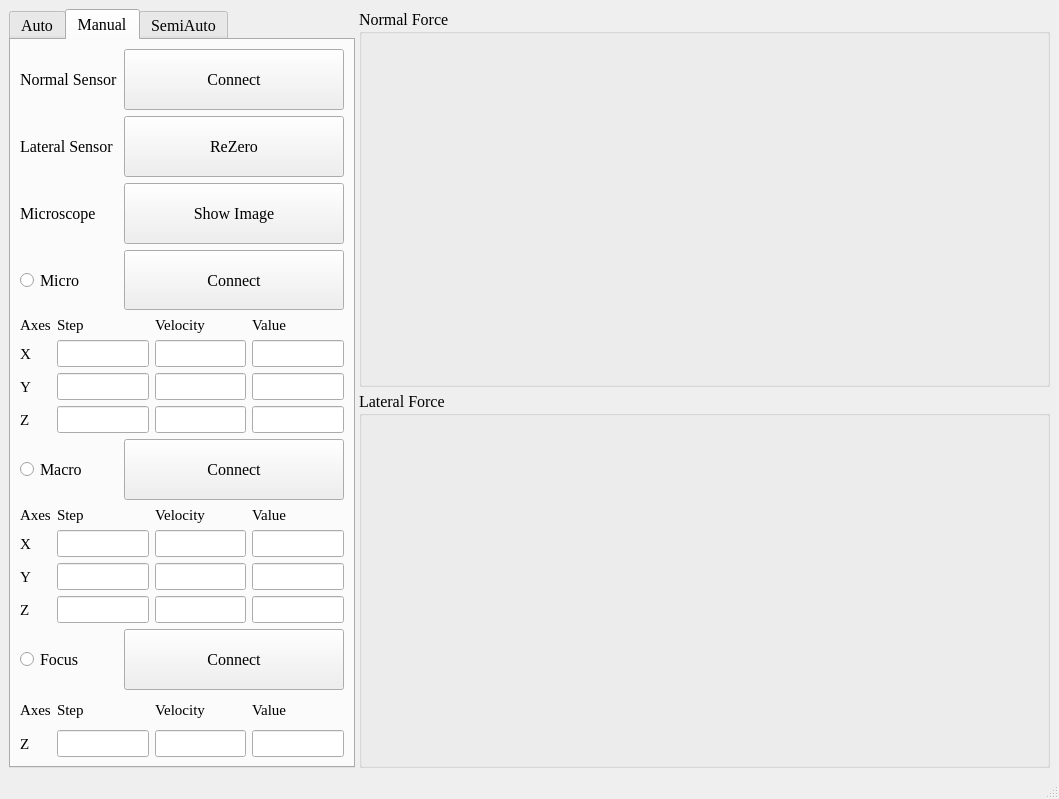
<?xml version="1.0" encoding="UTF-8"?>
<ui version="4.0">
 <class>AutoTest</class>
 <widget class="QMainWindow" name="AutoTest">
  <property name="geometry">
   <rect>
    <x>0</x>
    <y>0</y>
    <width>1059</width>
    <height>799</height>
   </rect>
  </property>
  <property name="sizePolicy">
   <sizepolicy hsizetype="Expanding" vsizetype="Expanding">
    <horstretch>0</horstretch>
    <verstretch>0</verstretch>
   </sizepolicy>
  </property>
  <property name="windowTitle">
   <string>MainWindow</string>
  </property>
  <widget class="QWidget" name="centralwidget">
   <layout class="QGridLayout" name="gridLayout" rowstretch="2,2" columnstretch="1,2">
    <property name="spacing">
     <number>4</number>
    </property>
    <item row="1" column="1">
     <widget class="QGroupBox" name="groupBox_2">
      <property name="sizePolicy">
       <sizepolicy hsizetype="Expanding" vsizetype="Expanding">
        <horstretch>0</horstretch>
        <verstretch>0</verstretch>
       </sizepolicy>
      </property>
      <property name="font">
       <font>
        <family>Times New Roman</family>
        <pointsize>12</pointsize>
       </font>
      </property>
      <property name="title">
       <string>Lateral Force</string>
      </property>
     </widget>
    </item>
    <item row="0" column="1">
     <widget class="QGroupBox" name="groupBox">
      <property name="sizePolicy">
       <sizepolicy hsizetype="Expanding" vsizetype="Expanding">
        <horstretch>0</horstretch>
        <verstretch>0</verstretch>
       </sizepolicy>
      </property>
      <property name="font">
       <font>
        <family>Times New Roman</family>
        <pointsize>12</pointsize>
       </font>
      </property>
      <property name="title">
       <string>Normal Force</string>
      </property>
     </widget>
    </item>
    <item row="0" column="0" rowspan="2">
     <widget class="QTabWidget" name="tabWidget">
      <property name="font">
       <font>
        <family>Times New Roman</family>
        <pointsize>12</pointsize>
       </font>
      </property>
      <property name="currentIndex">
       <number>1</number>
      </property>
      <widget class="QWidget" name="Auto">
       <property name="font">
        <font>
         <family>Arial</family>
         <pointsize>12</pointsize>
        </font>
       </property>
       <attribute name="title">
        <string>Auto</string>
       </attribute>
      </widget>
      <widget class="QWidget" name="Manual">
       <property name="font">
        <font>
         <family>Arial</family>
         <pointsize>12</pointsize>
        </font>
       </property>
       <attribute name="title">
        <string>Manual</string>
       </attribute>
       <layout class="QFormLayout" name="formLayout">
        <item row="0" column="0">
         <widget class="QLabel" name="label">
          <property name="sizePolicy">
           <sizepolicy hsizetype="Expanding" vsizetype="Expanding">
            <horstretch>0</horstretch>
            <verstretch>0</verstretch>
           </sizepolicy>
          </property>
          <property name="font">
           <font>
            <family>Times New Roman</family>
            <pointsize>12</pointsize>
           </font>
          </property>
          <property name="text">
           <string>Normal Sensor</string>
          </property>
         </widget>
        </item>
        <item row="0" column="1">
         <widget class="QPushButton" name="ConnectNorm">
          <property name="sizePolicy">
           <sizepolicy hsizetype="Expanding" vsizetype="Expanding">
            <horstretch>0</horstretch>
            <verstretch>0</verstretch>
           </sizepolicy>
          </property>
          <property name="font">
           <font>
            <family>Times New Roman</family>
            <pointsize>12</pointsize>
           </font>
          </property>
          <property name="text">
           <string>Connect</string>
          </property>
         </widget>
        </item>
        <item row="1" column="0">
         <widget class="QLabel" name="label_2">
          <property name="sizePolicy">
           <sizepolicy hsizetype="Expanding" vsizetype="Expanding">
            <horstretch>0</horstretch>
            <verstretch>0</verstretch>
           </sizepolicy>
          </property>
          <property name="font">
           <font>
            <family>Times New Roman</family>
            <pointsize>12</pointsize>
           </font>
          </property>
          <property name="text">
           <string>Lateral Sensor</string>
          </property>
         </widget>
        </item>
        <item row="1" column="1">
         <widget class="QPushButton" name="ConnectLater">
          <property name="sizePolicy">
           <sizepolicy hsizetype="Expanding" vsizetype="Expanding">
            <horstretch>0</horstretch>
            <verstretch>0</verstretch>
           </sizepolicy>
          </property>
          <property name="font">
           <font>
            <family>Times New Roman</family>
            <pointsize>12</pointsize>
           </font>
          </property>
          <property name="text">
           <string>ReZero</string>
          </property>
         </widget>
        </item>
        <item row="2" column="0">
         <widget class="QLabel" name="label_21">
          <property name="sizePolicy">
           <sizepolicy hsizetype="Expanding" vsizetype="Expanding">
            <horstretch>0</horstretch>
            <verstretch>0</verstretch>
           </sizepolicy>
          </property>
          <property name="font">
           <font>
            <family>Times New Roman</family>
            <pointsize>12</pointsize>
           </font>
          </property>
          <property name="text">
           <string>Microscope</string>
          </property>
         </widget>
        </item>
        <item row="2" column="1">
         <widget class="QPushButton" name="ShowImage">
          <property name="sizePolicy">
           <sizepolicy hsizetype="Expanding" vsizetype="Expanding">
            <horstretch>0</horstretch>
            <verstretch>0</verstretch>
           </sizepolicy>
          </property>
          <property name="font">
           <font>
            <family>Times New Roman</family>
            <pointsize>12</pointsize>
           </font>
          </property>
          <property name="text">
           <string>Show Image</string>
          </property>
         </widget>
        </item>
        <item row="3" column="0">
         <widget class="QRadioButton" name="SelectMicro">
          <property name="sizePolicy">
           <sizepolicy hsizetype="Expanding" vsizetype="Expanding">
            <horstretch>0</horstretch>
            <verstretch>0</verstretch>
           </sizepolicy>
          </property>
          <property name="font">
           <font>
            <family>Times New Roman</family>
            <pointsize>12</pointsize>
           </font>
          </property>
          <property name="text">
           <string>Micro</string>
          </property>
         </widget>
        </item>
        <item row="3" column="1">
         <widget class="QPushButton" name="ConnectMicro">
          <property name="sizePolicy">
           <sizepolicy hsizetype="Expanding" vsizetype="Expanding">
            <horstretch>0</horstretch>
            <verstretch>0</verstretch>
           </sizepolicy>
          </property>
          <property name="font">
           <font>
            <family>Times New Roman</family>
            <pointsize>12</pointsize>
           </font>
          </property>
          <property name="text">
           <string>Connect</string>
          </property>
         </widget>
        </item>
        <item row="4" column="0" colspan="2">
         <layout class="QGridLayout" name="gridLayout_2">
          <item row="0" column="2">
           <widget class="QLabel" name="label_4">
            <property name="sizePolicy">
             <sizepolicy hsizetype="Expanding" vsizetype="Expanding">
              <horstretch>0</horstretch>
              <verstretch>0</verstretch>
             </sizepolicy>
            </property>
            <property name="font">
             <font>
              <family>Times New Roman</family>
              <pointsize>11</pointsize>
             </font>
            </property>
            <property name="text">
             <string>Step</string>
            </property>
           </widget>
          </item>
          <item row="1" column="0">
           <widget class="QLabel" name="label_7">
            <property name="sizePolicy">
             <sizepolicy hsizetype="Expanding" vsizetype="Expanding">
              <horstretch>0</horstretch>
              <verstretch>0</verstretch>
             </sizepolicy>
            </property>
            <property name="font">
             <font>
              <family>Times New Roman</family>
              <pointsize>11</pointsize>
             </font>
            </property>
            <property name="text">
             <string>X</string>
            </property>
           </widget>
          </item>
          <item row="2" column="4">
           <widget class="QLineEdit" name="ValueMicroY">
            <property name="sizePolicy">
             <sizepolicy hsizetype="Expanding" vsizetype="Expanding">
              <horstretch>0</horstretch>
              <verstretch>0</verstretch>
             </sizepolicy>
            </property>
           </widget>
          </item>
          <item row="0" column="0">
           <widget class="QLabel" name="label_3">
            <property name="sizePolicy">
             <sizepolicy hsizetype="Expanding" vsizetype="Expanding">
              <horstretch>0</horstretch>
              <verstretch>0</verstretch>
             </sizepolicy>
            </property>
            <property name="font">
             <font>
              <family>Times New Roman</family>
              <pointsize>11</pointsize>
             </font>
            </property>
            <property name="text">
             <string>Axes</string>
            </property>
           </widget>
          </item>
          <item row="2" column="0">
           <widget class="QLabel" name="label_8">
            <property name="sizePolicy">
             <sizepolicy hsizetype="Expanding" vsizetype="Expanding">
              <horstretch>0</horstretch>
              <verstretch>0</verstretch>
             </sizepolicy>
            </property>
            <property name="font">
             <font>
              <family>Times New Roman</family>
              <pointsize>11</pointsize>
             </font>
            </property>
            <property name="text">
             <string>Y</string>
            </property>
           </widget>
          </item>
          <item row="3" column="4">
           <widget class="QLineEdit" name="ValueMicroZ">
            <property name="sizePolicy">
             <sizepolicy hsizetype="Expanding" vsizetype="Expanding">
              <horstretch>0</horstretch>
              <verstretch>0</verstretch>
             </sizepolicy>
            </property>
           </widget>
          </item>
          <item row="1" column="2">
           <widget class="QLineEdit" name="StepMicroX">
            <property name="sizePolicy">
             <sizepolicy hsizetype="Expanding" vsizetype="Expanding">
              <horstretch>0</horstretch>
              <verstretch>0</verstretch>
             </sizepolicy>
            </property>
           </widget>
          </item>
          <item row="3" column="0">
           <widget class="QLabel" name="label_9">
            <property name="sizePolicy">
             <sizepolicy hsizetype="Expanding" vsizetype="Expanding">
              <horstretch>0</horstretch>
              <verstretch>0</verstretch>
             </sizepolicy>
            </property>
            <property name="font">
             <font>
              <family>Times New Roman</family>
              <pointsize>11</pointsize>
             </font>
            </property>
            <property name="text">
             <string>Z</string>
            </property>
           </widget>
          </item>
          <item row="0" column="4">
           <widget class="QLabel" name="label_6">
            <property name="sizePolicy">
             <sizepolicy hsizetype="Expanding" vsizetype="Expanding">
              <horstretch>0</horstretch>
              <verstretch>0</verstretch>
             </sizepolicy>
            </property>
            <property name="font">
             <font>
              <family>Times New Roman</family>
              <pointsize>11</pointsize>
             </font>
            </property>
            <property name="text">
             <string>Value</string>
            </property>
           </widget>
          </item>
          <item row="1" column="3">
           <widget class="QLineEdit" name="VelMicroX">
            <property name="sizePolicy">
             <sizepolicy hsizetype="Expanding" vsizetype="Expanding">
              <horstretch>0</horstretch>
              <verstretch>0</verstretch>
             </sizepolicy>
            </property>
           </widget>
          </item>
          <item row="0" column="3">
           <widget class="QLabel" name="label_5">
            <property name="sizePolicy">
             <sizepolicy hsizetype="Expanding" vsizetype="Expanding">
              <horstretch>0</horstretch>
              <verstretch>0</verstretch>
             </sizepolicy>
            </property>
            <property name="font">
             <font>
              <family>Times New Roman</family>
              <pointsize>11</pointsize>
             </font>
            </property>
            <property name="text">
             <string>Velocity</string>
            </property>
           </widget>
          </item>
          <item row="1" column="4">
           <widget class="QLineEdit" name="ValueMicroX">
            <property name="sizePolicy">
             <sizepolicy hsizetype="Expanding" vsizetype="Expanding">
              <horstretch>0</horstretch>
              <verstretch>0</verstretch>
             </sizepolicy>
            </property>
           </widget>
          </item>
          <item row="2" column="2">
           <widget class="QLineEdit" name="StepMicroY">
            <property name="sizePolicy">
             <sizepolicy hsizetype="Expanding" vsizetype="Expanding">
              <horstretch>0</horstretch>
              <verstretch>0</verstretch>
             </sizepolicy>
            </property>
           </widget>
          </item>
          <item row="2" column="3">
           <widget class="QLineEdit" name="VelMicroY">
            <property name="sizePolicy">
             <sizepolicy hsizetype="Expanding" vsizetype="Expanding">
              <horstretch>0</horstretch>
              <verstretch>0</verstretch>
             </sizepolicy>
            </property>
           </widget>
          </item>
          <item row="3" column="3">
           <widget class="QLineEdit" name="VelMicroZ">
            <property name="sizePolicy">
             <sizepolicy hsizetype="Expanding" vsizetype="Expanding">
              <horstretch>0</horstretch>
              <verstretch>0</verstretch>
             </sizepolicy>
            </property>
           </widget>
          </item>
          <item row="3" column="2">
           <widget class="QLineEdit" name="StepMicroZ">
            <property name="sizePolicy">
             <sizepolicy hsizetype="Expanding" vsizetype="Expanding">
              <horstretch>0</horstretch>
              <verstretch>0</verstretch>
             </sizepolicy>
            </property>
           </widget>
          </item>
         </layout>
        </item>
        <item row="5" column="0">
         <widget class="QRadioButton" name="SelectMacro">
          <property name="sizePolicy">
           <sizepolicy hsizetype="Expanding" vsizetype="Expanding">
            <horstretch>0</horstretch>
            <verstretch>0</verstretch>
           </sizepolicy>
          </property>
          <property name="font">
           <font>
            <family>Times New Roman</family>
            <pointsize>12</pointsize>
           </font>
          </property>
          <property name="text">
           <string>Macro</string>
          </property>
         </widget>
        </item>
        <item row="5" column="1">
         <widget class="QPushButton" name="ConnectMacro">
          <property name="sizePolicy">
           <sizepolicy hsizetype="Expanding" vsizetype="Expanding">
            <horstretch>0</horstretch>
            <verstretch>0</verstretch>
           </sizepolicy>
          </property>
          <property name="font">
           <font>
            <family>Times New Roman</family>
            <pointsize>12</pointsize>
           </font>
          </property>
          <property name="text">
           <string>Connect</string>
          </property>
         </widget>
        </item>
        <item row="6" column="0" colspan="2">
         <layout class="QGridLayout" name="gridLayout_3" columnstretch="1,0,0,0">
          <item row="1" column="2">
           <widget class="QLineEdit" name="VelMacroX">
            <property name="sizePolicy">
             <sizepolicy hsizetype="Expanding" vsizetype="Expanding">
              <horstretch>0</horstretch>
              <verstretch>0</verstretch>
             </sizepolicy>
            </property>
           </widget>
          </item>
          <item row="1" column="1">
           <widget class="QLineEdit" name="StepMacroX">
            <property name="sizePolicy">
             <sizepolicy hsizetype="Expanding" vsizetype="Expanding">
              <horstretch>0</horstretch>
              <verstretch>0</verstretch>
             </sizepolicy>
            </property>
           </widget>
          </item>
          <item row="0" column="0">
           <widget class="QLabel" name="label_11">
            <property name="sizePolicy">
             <sizepolicy hsizetype="Expanding" vsizetype="Expanding">
              <horstretch>0</horstretch>
              <verstretch>0</verstretch>
             </sizepolicy>
            </property>
            <property name="font">
             <font>
              <family>Times New Roman</family>
              <pointsize>11</pointsize>
             </font>
            </property>
            <property name="text">
             <string>Axes</string>
            </property>
           </widget>
          </item>
          <item row="2" column="0">
           <widget class="QLabel" name="label_14">
            <property name="sizePolicy">
             <sizepolicy hsizetype="Expanding" vsizetype="Expanding">
              <horstretch>0</horstretch>
              <verstretch>0</verstretch>
             </sizepolicy>
            </property>
            <property name="font">
             <font>
              <family>Times New Roman</family>
              <pointsize>11</pointsize>
             </font>
            </property>
            <property name="text">
             <string>Y</string>
            </property>
           </widget>
          </item>
          <item row="0" column="2">
           <widget class="QLabel" name="label_10">
            <property name="sizePolicy">
             <sizepolicy hsizetype="Expanding" vsizetype="Expanding">
              <horstretch>0</horstretch>
              <verstretch>0</verstretch>
             </sizepolicy>
            </property>
            <property name="font">
             <font>
              <family>Times New Roman</family>
              <pointsize>11</pointsize>
             </font>
            </property>
            <property name="text">
             <string>Velocity</string>
            </property>
           </widget>
          </item>
          <item row="0" column="3">
           <widget class="QLabel" name="label_13">
            <property name="sizePolicy">
             <sizepolicy hsizetype="Expanding" vsizetype="Expanding">
              <horstretch>0</horstretch>
              <verstretch>0</verstretch>
             </sizepolicy>
            </property>
            <property name="font">
             <font>
              <family>Times New Roman</family>
              <pointsize>11</pointsize>
             </font>
            </property>
            <property name="text">
             <string>Value</string>
            </property>
           </widget>
          </item>
          <item row="3" column="0">
           <widget class="QLabel" name="label_16">
            <property name="sizePolicy">
             <sizepolicy hsizetype="Expanding" vsizetype="Expanding">
              <horstretch>0</horstretch>
              <verstretch>0</verstretch>
             </sizepolicy>
            </property>
            <property name="font">
             <font>
              <family>Times New Roman</family>
              <pointsize>11</pointsize>
             </font>
            </property>
            <property name="text">
             <string>Z</string>
            </property>
           </widget>
          </item>
          <item row="1" column="0">
           <widget class="QLabel" name="label_12">
            <property name="sizePolicy">
             <sizepolicy hsizetype="Expanding" vsizetype="Expanding">
              <horstretch>0</horstretch>
              <verstretch>0</verstretch>
             </sizepolicy>
            </property>
            <property name="font">
             <font>
              <family>Times New Roman</family>
              <pointsize>11</pointsize>
             </font>
            </property>
            <property name="text">
             <string>X</string>
            </property>
           </widget>
          </item>
          <item row="0" column="1">
           <widget class="QLabel" name="label_15">
            <property name="sizePolicy">
             <sizepolicy hsizetype="Expanding" vsizetype="Expanding">
              <horstretch>0</horstretch>
              <verstretch>0</verstretch>
             </sizepolicy>
            </property>
            <property name="font">
             <font>
              <family>Times New Roman</family>
              <pointsize>11</pointsize>
             </font>
            </property>
            <property name="text">
             <string>Step</string>
            </property>
           </widget>
          </item>
          <item row="1" column="3">
           <widget class="QLineEdit" name="ValueMacroX">
            <property name="sizePolicy">
             <sizepolicy hsizetype="Expanding" vsizetype="Expanding">
              <horstretch>0</horstretch>
              <verstretch>0</verstretch>
             </sizepolicy>
            </property>
           </widget>
          </item>
          <item row="2" column="1">
           <widget class="QLineEdit" name="StepMacroY">
            <property name="sizePolicy">
             <sizepolicy hsizetype="Expanding" vsizetype="Expanding">
              <horstretch>0</horstretch>
              <verstretch>0</verstretch>
             </sizepolicy>
            </property>
           </widget>
          </item>
          <item row="2" column="2">
           <widget class="QLineEdit" name="VelMacroY">
            <property name="sizePolicy">
             <sizepolicy hsizetype="Expanding" vsizetype="Expanding">
              <horstretch>0</horstretch>
              <verstretch>0</verstretch>
             </sizepolicy>
            </property>
           </widget>
          </item>
          <item row="2" column="3">
           <widget class="QLineEdit" name="ValueMacroY">
            <property name="sizePolicy">
             <sizepolicy hsizetype="Expanding" vsizetype="Expanding">
              <horstretch>0</horstretch>
              <verstretch>0</verstretch>
             </sizepolicy>
            </property>
           </widget>
          </item>
          <item row="3" column="1">
           <widget class="QLineEdit" name="StepMacroZ">
            <property name="sizePolicy">
             <sizepolicy hsizetype="Expanding" vsizetype="Expanding">
              <horstretch>0</horstretch>
              <verstretch>0</verstretch>
             </sizepolicy>
            </property>
           </widget>
          </item>
          <item row="3" column="2">
           <widget class="QLineEdit" name="VelMacroZ">
            <property name="sizePolicy">
             <sizepolicy hsizetype="Expanding" vsizetype="Expanding">
              <horstretch>0</horstretch>
              <verstretch>0</verstretch>
             </sizepolicy>
            </property>
           </widget>
          </item>
          <item row="3" column="3">
           <widget class="QLineEdit" name="ValueMacroZ">
            <property name="sizePolicy">
             <sizepolicy hsizetype="Expanding" vsizetype="Expanding">
              <horstretch>0</horstretch>
              <verstretch>0</verstretch>
             </sizepolicy>
            </property>
           </widget>
          </item>
         </layout>
        </item>
        <item row="7" column="0">
         <widget class="QRadioButton" name="SelectFocus">
          <property name="sizePolicy">
           <sizepolicy hsizetype="Expanding" vsizetype="Expanding">
            <horstretch>0</horstretch>
            <verstretch>0</verstretch>
           </sizepolicy>
          </property>
          <property name="font">
           <font>
            <family>Times New Roman</family>
            <pointsize>12</pointsize>
           </font>
          </property>
          <property name="text">
           <string>Focus</string>
          </property>
         </widget>
        </item>
        <item row="7" column="1">
         <widget class="QPushButton" name="ConnectFocus">
          <property name="sizePolicy">
           <sizepolicy hsizetype="Ignored" vsizetype="Expanding">
            <horstretch>0</horstretch>
            <verstretch>0</verstretch>
           </sizepolicy>
          </property>
          <property name="font">
           <font>
            <family>Times New Roman</family>
            <pointsize>12</pointsize>
           </font>
          </property>
          <property name="text">
           <string>Connect</string>
          </property>
         </widget>
        </item>
        <item row="8" column="0" colspan="2">
         <layout class="QGridLayout" name="gridLayout_4" columnstretch="1,0,0,0">
          <item row="0" column="1">
           <widget class="QLabel" name="label_22">
            <property name="sizePolicy">
             <sizepolicy hsizetype="Expanding" vsizetype="Expanding">
              <horstretch>0</horstretch>
              <verstretch>0</verstretch>
             </sizepolicy>
            </property>
            <property name="font">
             <font>
              <family>Times New Roman</family>
              <pointsize>11</pointsize>
             </font>
            </property>
            <property name="text">
             <string>Step</string>
            </property>
           </widget>
          </item>
          <item row="0" column="2">
           <widget class="QLabel" name="label_17">
            <property name="sizePolicy">
             <sizepolicy hsizetype="Expanding" vsizetype="Expanding">
              <horstretch>0</horstretch>
              <verstretch>0</verstretch>
             </sizepolicy>
            </property>
            <property name="font">
             <font>
              <family>Times New Roman</family>
              <pointsize>11</pointsize>
             </font>
            </property>
            <property name="text">
             <string>Velocity</string>
            </property>
           </widget>
          </item>
          <item row="1" column="0">
           <widget class="QLabel" name="label_19">
            <property name="sizePolicy">
             <sizepolicy hsizetype="Expanding" vsizetype="Expanding">
              <horstretch>0</horstretch>
              <verstretch>0</verstretch>
             </sizepolicy>
            </property>
            <property name="font">
             <font>
              <family>Times New Roman</family>
              <pointsize>11</pointsize>
             </font>
            </property>
            <property name="text">
             <string>Z</string>
            </property>
           </widget>
          </item>
          <item row="0" column="3">
           <widget class="QLabel" name="label_20">
            <property name="sizePolicy">
             <sizepolicy hsizetype="Expanding" vsizetype="Expanding">
              <horstretch>0</horstretch>
              <verstretch>0</verstretch>
             </sizepolicy>
            </property>
            <property name="font">
             <font>
              <family>Times New Roman</family>
              <pointsize>11</pointsize>
             </font>
            </property>
            <property name="text">
             <string>Value</string>
            </property>
           </widget>
          </item>
          <item row="0" column="0">
           <widget class="QLabel" name="label_18">
            <property name="sizePolicy">
             <sizepolicy hsizetype="Expanding" vsizetype="Expanding">
              <horstretch>0</horstretch>
              <verstretch>0</verstretch>
             </sizepolicy>
            </property>
            <property name="font">
             <font>
              <family>Times New Roman</family>
              <pointsize>11</pointsize>
             </font>
            </property>
            <property name="text">
             <string>Axes</string>
            </property>
           </widget>
          </item>
          <item row="1" column="1">
           <widget class="QLineEdit" name="StepFocusZ">
            <property name="sizePolicy">
             <sizepolicy hsizetype="Expanding" vsizetype="Expanding">
              <horstretch>0</horstretch>
              <verstretch>0</verstretch>
             </sizepolicy>
            </property>
           </widget>
          </item>
          <item row="1" column="2">
           <widget class="QLineEdit" name="VelFocusZ">
            <property name="sizePolicy">
             <sizepolicy hsizetype="Expanding" vsizetype="Expanding">
              <horstretch>0</horstretch>
              <verstretch>0</verstretch>
             </sizepolicy>
            </property>
           </widget>
          </item>
          <item row="1" column="3">
           <widget class="QLineEdit" name="ValueFocusZ">
            <property name="sizePolicy">
             <sizepolicy hsizetype="Expanding" vsizetype="Expanding">
              <horstretch>0</horstretch>
              <verstretch>0</verstretch>
             </sizepolicy>
            </property>
           </widget>
          </item>
         </layout>
        </item>
       </layout>
      </widget>
      <widget class="QWidget" name="tab">
       <attribute name="title">
        <string>SemiAuto</string>
       </attribute>
       <widget class="QWidget" name="gridLayoutWidget">
        <property name="geometry">
         <rect>
          <x>9</x>
          <y>19</y>
          <width>321</width>
          <height>116</height>
         </rect>
        </property>
        <layout class="QGridLayout" name="gridLayout_5">
         <item row="1" column="0">
          <widget class="QCheckBox" name="MicroCheck">
           <property name="text">
            <string>Micro</string>
           </property>
          </widget>
         </item>
         <item row="2" column="0">
          <widget class="QCheckBox" name="NormalCheck">
           <property name="text">
            <string>Normal Force</string>
           </property>
          </widget>
         </item>
         <item row="2" column="1">
          <widget class="QCheckBox" name="LateralCheck">
           <property name="text">
            <string>Lateral Force</string>
           </property>
          </widget>
         </item>
         <item row="0" column="1">
          <widget class="QCheckBox" name="ScopeCheck">
           <property name="text">
            <string>Microscope</string>
           </property>
          </widget>
         </item>
         <item row="1" column="1">
          <widget class="QCheckBox" name="MacroCheck">
           <property name="text">
            <string>Macro</string>
           </property>
          </widget>
         </item>
         <item row="0" column="0">
          <widget class="QCheckBox" name="FocusCheck">
           <property name="text">
            <string>Focus</string>
           </property>
          </widget>
         </item>
         <item row="3" column="0" colspan="2">
          <widget class="QPushButton" name="ConnectAll">
           <property name="text">
            <string>Connect</string>
           </property>
          </widget>
         </item>
        </layout>
       </widget>
       <widget class="QWidget" name="gridLayoutWidget_2">
        <property name="geometry">
         <rect>
          <x>10</x>
          <y>340</y>
          <width>321</width>
          <height>361</height>
         </rect>
        </property>
        <layout class="QGridLayout" name="gridLayout_6" rowstretch="1,1,1,1,1">
         <item row="0" column="0">
          <widget class="QRadioButton" name="AutoFocus">
           <property name="text">
            <string>AutoFocus</string>
           </property>
          </widget>
         </item>
         <item row="2" column="0">
          <widget class="QRadioButton" name="SelectPick">
           <property name="text">
            <string>Pick</string>
           </property>
          </widget>
         </item>
         <item row="3" column="0">
          <widget class="QRadioButton" name="SelectPlace">
           <property name="text">
            <string>Place</string>
           </property>
          </widget>
         </item>
         <item row="4" column="0">
          <widget class="QDialogButtonBox" name="SemiButton">
           <property name="standardButtons">
            <set>QDialogButtonBox::Cancel|QDialogButtonBox::Ok</set>
           </property>
          </widget>
         </item>
         <item row="1" column="0">
          <widget class="QRadioButton" name="SelectPush">
           <property name="text">
            <string>Push</string>
           </property>
          </widget>
         </item>
        </layout>
       </widget>
      </widget>
     </widget>
    </item>
   </layout>
  </widget>
  <widget class="QMenuBar" name="menubar">
   <property name="geometry">
    <rect>
     <x>0</x>
     <y>0</y>
     <width>1059</width>
     <height>23</height>
    </rect>
   </property>
  </widget>
  <widget class="QStatusBar" name="statusbar"/>
 </widget>
 <resources/>
 <connections/>
</ui>
